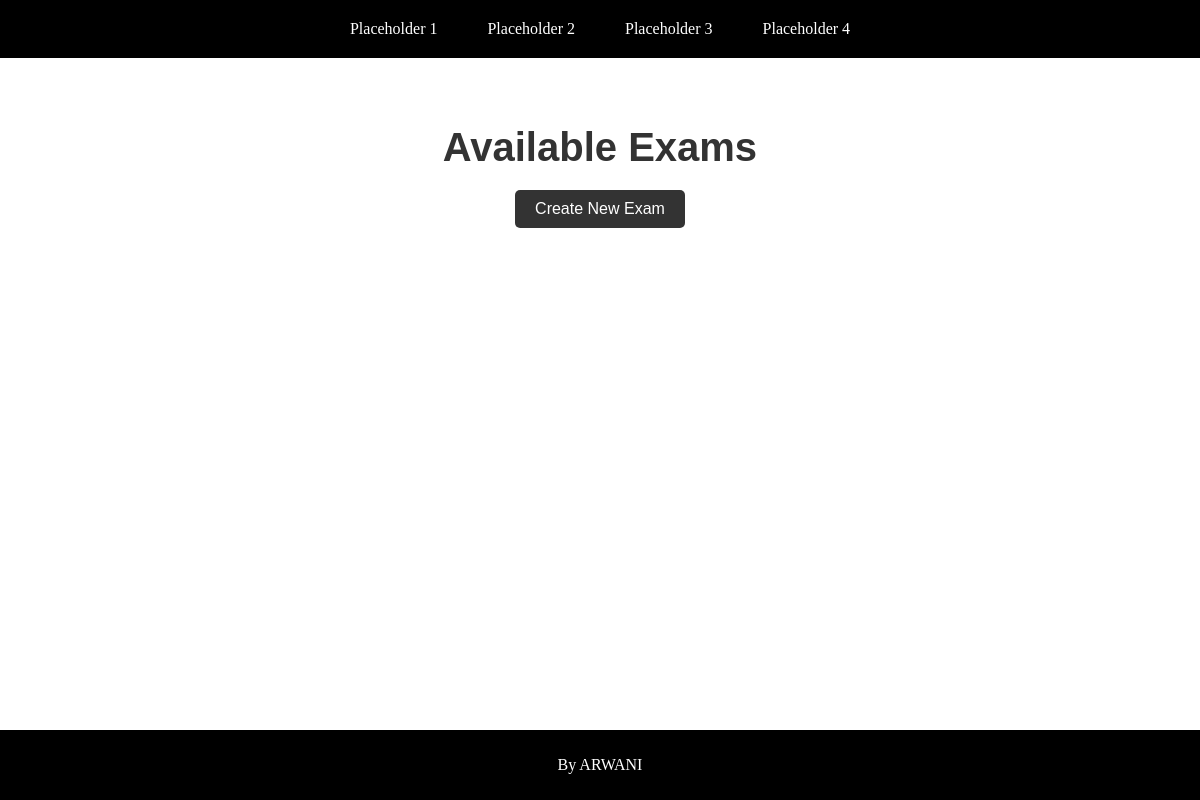
The app's page /, older data.
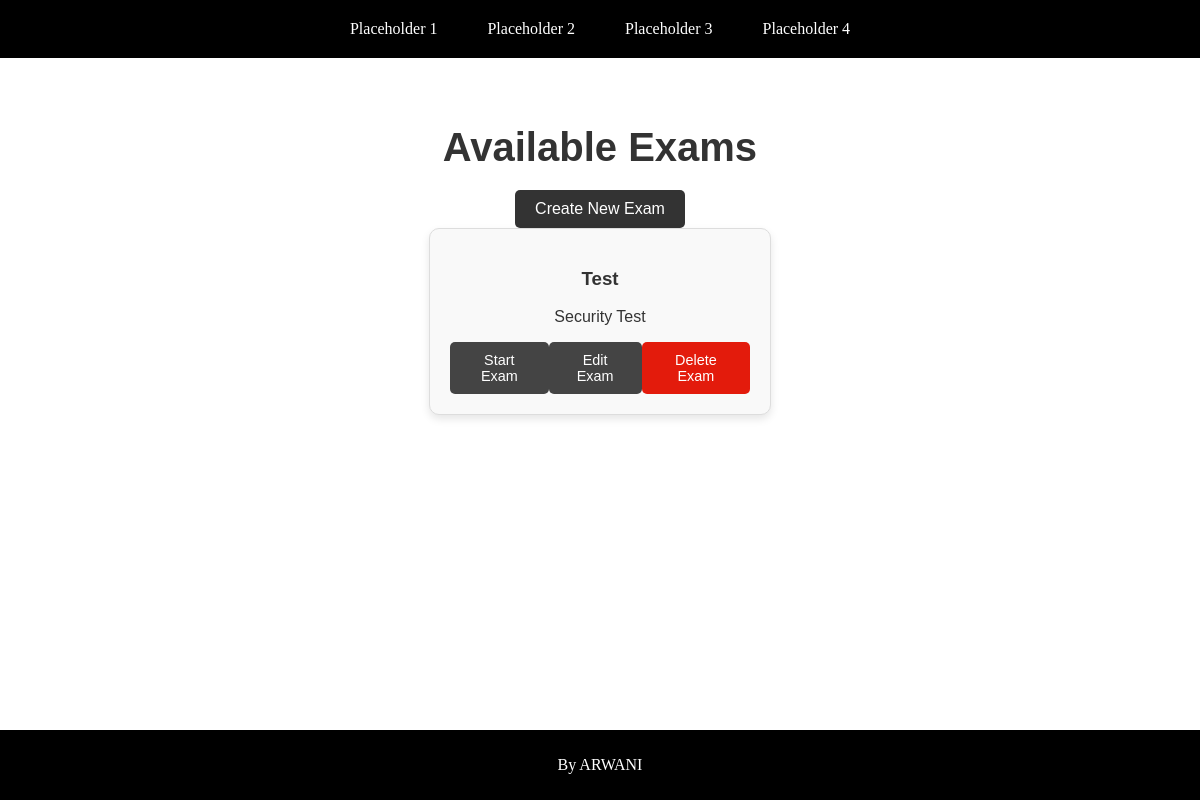
The same page, newer data.
### project/models.py (models this page shows)
class Exam(db.Model):
    id = db.Column(db.Integer, primary_key=True)
    name = db.Column(db.String(100), nullable=False)
    description = db.Column(db.String(200), nullable=False)
    initial_prompt = db.Column(db.String(200), nullable=False)
    questions = db.relationship('Question', backref='exam', cascade='all, delete-orphan', lazy=True)

### project/views.py (the view)
@views.route('/')
def main():
    exams = Exam.query.all()
    return render_template("home.html", exams=exams)

### project/templates/home.html (shortened to what this page needs)
{% extends 'base.html' %}
{% block content %}
<div class="container">
    <h1>Available Exams</h1>
    <button class="create-button" onclick="window.location.href='/create_exam'">Create New Exam</button>
    <div id="exams" class="exam-list">
        {% for exam in exams %}
        <div class="exam-card">
            <h3>{{ exam.name }}</h3>
            <p>{{ exam.description }}</p>
            <div class="exam-actions">
                <button class="exam-button" onclick="window.location.href='/start_exam/{{ exam.id }}'">Start Exam</button>
                <button class="exam-button" onclick="window.location.href='/edit_exam/{{ exam.id }}'">Edit Exam</button>
                <form action="/delete_exam/{{ exam.id }}" method="post" style="display: inline;">
                    <button type="submit" class="exam-button delete-button" onclick="return confirm('Are you sure you want to delete this exam?')">Delete Exam</button>
                </form>
            </div>
        </div>
        {% endfor %}
    </div>
</div>
{% endblock %}

### project/templates/base.html (shortened to what this page needs)
<!DOCTYPE html>
<html lang="en">
<head>
</head>
<body>
    <header>
        <nav>
            <a href="#">Placeholder 1</a>
            <a href="#">Placeholder 2</a>
            <a href="#">Placeholder 3</a>
            <a href="#">Placeholder 4</a>
        </nav>
    </header>
    <div class="content">
        {% block content %}
        {% endblock %}
    </div>
    <footer>
        <p>By ARWANI</p>
    </footer>
</body>
</html>

### project/templates/base.html (style rules this page uses)
body, html { height: 100%; margin: 0; display: flex; flex-direction: column; }
header { background-color: black; color: white; text-align: center; padding: 10px 0; }
nav { display: flex; justify-content: center; gap: 20px; }
nav a { color: white; text-decoration: none; padding: 10px 15px; }
.content { flex: 1; padding: 20px; }
footer { background-color: black; color: white; text-align: center; padding: 10px 0; }

### project/templates/home.html (style rules this page uses)
.container { text-align: center; padding: 20px; font-family: Arial, sans-serif; background-color: white; color: #333; }
h1 { font-size: 2.5em; margin-bottom: 20px; color: #333; }
.create-button { background-color: #333; color: white; padding: 10px 20px; font-size: 1em; border: none; border-radius: 5px; cursor: pointer; transition: background-color 0.3s ease; }
.exam-list { display: flex; flex-wrap: wrap; justify-content: center; gap: 20px; }
.exam-card { background-color: #f9f9f9; border: 1px solid #ddd; border-radius: 10px; padding: 20px; width: 300px; box-shadow: 0 4px 8px rgba(0, 0, 0, 0.1); transition: transform 0.2s ease, box-shadow 0.2s ease; }
.exam-actions { display: flex; justify-content: space-between; margin-top: 15px; }
.exam-button { background-color: #444; color: white; padding: 10px 15px; font-size: 0.9em; border: none; border-radius: 5px; cursor: pointer; transition: background-color 0.3s ease; }
.delete-button { background-color: #e31b0c; }

Row changes from the older to the newer data that the page shows:
added Exam: name "Test", description "Security Test"
